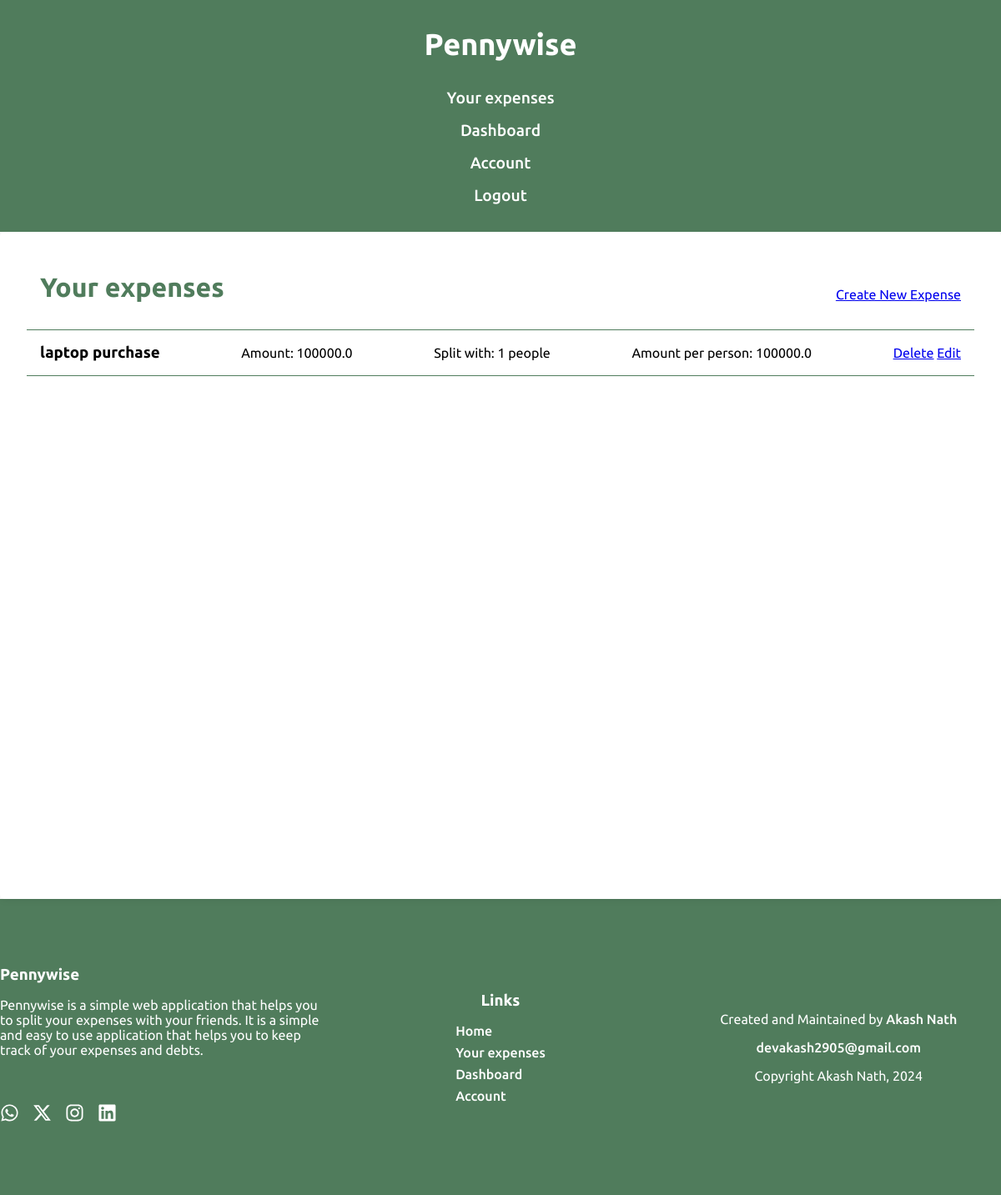
The app's page /expenses (signed in) with its own data.
### app.py (models this page shows, shortened)
class Expenses(db.Model):
    id = db.Column(db.Integer, primary_key=True)
    user_id = db.Column(db.Integer, db.ForeignKey('user.id'), nullable=False)
    title = db.Column(db.String(100), nullable=False)
    amount = db.Column(db.Float, nullable=False)
    date = db.Column(db.DateTime, nullable=False, default=datetime.now)
    split_with = db.Column(db.Integer, nullable=False)
    per_person = db.Column(db.Float, nullable=False)
    completed = db.Column(db.Boolean, default=False)

### app.py (the view)
@app.route('/expenses')
def expenses():
    if 'user_id' not in session:
        return redirect('/login')
    expenses = Expenses.query.filter_by(user_id=session['user_id']).order_by(desc(Expenses.id)).all()
    return render_template('expenses.html', expenses = expenses, logged_in=True)

### templates/expenses.html
{% extends 'base.html' %}
{% block body %}
<div class="expenses">
    <span class="header">
        <h1>Your expenses</h1>
        <a href="/add_expense">Create New Expense</a>
    </span>
    {% if expenses %}
    {% for expense in expenses %}
    <div class="expense">
        <h3>{{expense.title}}</h3>
        <p>Amount: {{expense.amount}}</p>
        <p>Split with: {{expense.split_with}} people</p>
        <p>Amount per person: {{expense.per_person}}</p>
        <p>
            <a href="/delete_expense/{{expense.id}}">Delete</a>
            <a href="/edit_expense/{{expense.id}}">Edit</a>
        </p>
    </div>
    {% endfor %}
    {% else %}
    <p>No expenses yet</p>
    {% endif %}
</div>
{% endblock %}

### static/style.css (style rules this page uses)
* { margin: 0; padding: 0; box-sizing: border-box; font-family: 'Ubuntu', sans-serif; }
.expenses { display: flex; flex-direction: column; align-items: center; min-height: 100vh; background-color: #fff; padding: 2rem; border-radius: 5px; box-shadow: 0 0 10px rgba(0, 0, 0, 0.1); }
.header { display: flex; justify-content: space-between; align-items: center; width: 100%; padding: 1rem; border-bottom: 1px solid #507c5c; }
.expenses h1 { font-size: 2rem; margin-bottom: 1rem; color: #507c5c; }
.expense { display: flex; justify-content: space-between; align-items: center; width: 100%; padding: 1rem; border-bottom: 1px solid #507c5c; }
.expenses, .create-expense { width: 100%; display: flex; flex-direction: column; align-items: center; min-height: 100vh; background-color: #fff; padding: 2rem; border-radius: 5px; box-shadow: 0 0 10px rgba(0, 0, 0, 0.1); }

### records on screen
Expenses: title "laptop purchase", amount "100000.0", split_with "1", per_person "100000.0"
